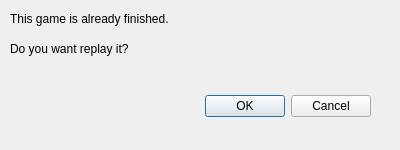
<?xml version="1.0" encoding="UTF-8"?>
<ui version="4.0">
 <class>WhetherReplay</class>
 <widget class="QDialog" name="WhetherReplay">
  <property name="geometry">
   <rect>
    <x>0</x>
    <y>0</y>
    <width>400</width>
    <height>150</height>
   </rect>
  </property>
  <property name="windowTitle">
   <string>This game is finished</string>
  </property>
  <property name="locale">
   <locale language="English" country="UnitedStates"/>
  </property>
  <widget class="QDialogButtonBox" name="buttonBox">
   <property name="geometry">
    <rect>
     <x>30</x>
     <y>90</y>
     <width>341</width>
     <height>32</height>
    </rect>
   </property>
   <property name="orientation">
    <enum>Qt::Horizontal</enum>
   </property>
   <property name="standardButtons">
    <set>QDialogButtonBox::Cancel|QDialogButtonBox::Ok</set>
   </property>
  </widget>
  <widget class="QLabel" name="label">
   <property name="geometry">
    <rect>
     <x>10</x>
     <y>10</y>
     <width>381</width>
     <height>17</height>
    </rect>
   </property>
   <property name="text">
    <string>This game is already finished.</string>
   </property>
  </widget>
  <widget class="QLabel" name="label_2">
   <property name="geometry">
    <rect>
     <x>10</x>
     <y>40</y>
     <width>381</width>
     <height>17</height>
    </rect>
   </property>
   <property name="text">
    <string>Do you want replay it?</string>
   </property>
  </widget>
 </widget>
 <resources/>
 <connections>
  <connection>
   <sender>buttonBox</sender>
   <signal>accepted()</signal>
   <receiver>WhetherReplay</receiver>
   <slot>accept()</slot>
   <hints>
    <hint type="sourcelabel">
     <x>248</x>
     <y>254</y>
    </hint>
    <hint type="destinationlabel">
     <x>157</x>
     <y>274</y>
    </hint>
   </hints>
  </connection>
  <connection>
   <sender>buttonBox</sender>
   <signal>rejected()</signal>
   <receiver>WhetherReplay</receiver>
   <slot>reject()</slot>
   <hints>
    <hint type="sourcelabel">
     <x>316</x>
     <y>260</y>
    </hint>
    <hint type="destinationlabel">
     <x>286</x>
     <y>274</y>
    </hint>
   </hints>
  </connection>
 </connections>
</ui>
